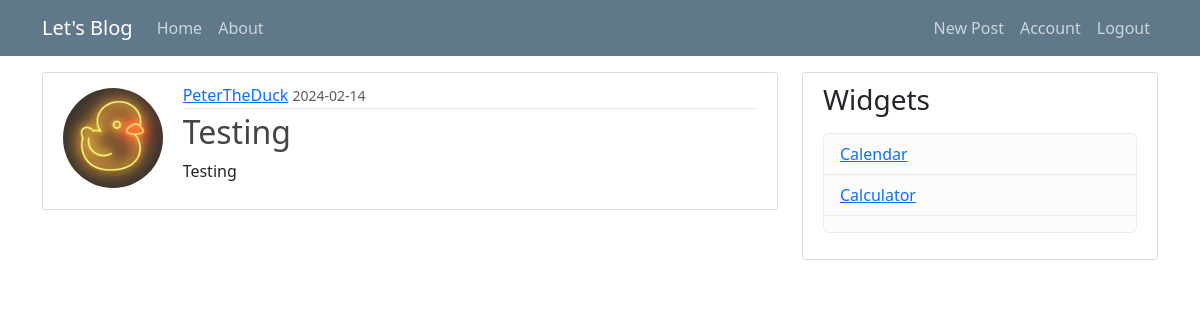
/post/3 (signed in), run on the app's committed database.
### flaskblog/models.py (models this page shows, shortened)
class User(db.Model, UserMixin):
    id = db.Column(db.Integer, primary_key=True)
    username = db.Column(db.String(20), unique=True, nullable=False)
    email = db.Column(db.String(120), unique=True, nullable=False)
    image_file = db.Column(db.String(20), nullable=False, default='default.jpg')
    password = db.Column(db.String(60), nullable=False)
    posts = db.relationship('Post', backref='author', lazy=True)

class Post(db.Model):
    id = db.Column(db.Integer, primary_key=True)
    title = db.Column(db.String(100), nullable=False)
    date_posted = db.Column(db.DateTime, nullable=False, default=datetime.utcnow)
    content = db.Column(db.Text, nullable=False)
    user_id = db.Column(db.Integer, db.ForeignKey('user.id'), nullable=False)

### flaskblog/routes.py (the view)
@app.route("/post/<int:post_id>")
def post(post_id):
    post = Post.query.get_or_404(post_id)
    return render_template('post.html', title=post.title, post=post)

### flaskblog/models.py (called while the page is built)
@login_manager.user_loader
def load_user(user_id):
    return User.query.get(int(user_id))

### flaskblog/templates/post.html (shortened to what this page needs)
{% extends 'layout.html' %}
{% block content %}
<article class="media content-section">
    <div class="row align-items-start">
        <div class="col-md-2 text-center align-self-start">
            <img class="rounded-circle article-img"
                src="{{ url_for('static', filename='profile_pics/' + post.author.image_file) }}"
                style="width: 100px; height: 100px; margin-top: 5px;">
        </div>
        <div class="col-md-10">
            <div class="media-body">
                <div class="article-metadata">
                    <a class="mr-2" href="{{ url_for('user_post', username=post.author.username) }} ">{{
                        post.author.username }}</a>
                    <small class="text-muted">{{ post.date_posted.strftime('%Y-%m-%d') }}</small>
                </div>
                <h2 class="article-title">{{ post.title }}</h2>
                <p class="article-content" style="max-width: 100%; overflow-wrap: break-word;">{{ post.content }}</p>
            </div>
        </div>
    </div>
</article>
{% endblock content %}

### flaskblog/static/main.css (style rules this page uses)
body { background: #fafafa; color: #333333; margin-top: 5rem; }
h1, h2, h3, h4, h5, h6 { color: #444444; }
.content-section { background: #ffffff; padding: 10px 20px; border: 1px solid #dddddd; border-radius: 3px; margin-bottom: 20px; }
.article-title { color: #444444; }
.article-content { white-space: pre-line; }
.article-img { height: 65px; width: 65px; margin-right: 16px; }
.article-metadata { padding-bottom: 1px; margin-bottom: 4px; border-bottom: 1px solid #e3e3e3 }

### data on the page
User: image_file (picture), author.username "PeterTheDuck"
Post: date_posted "2024-02-14", title "Testing", content "Testing"
